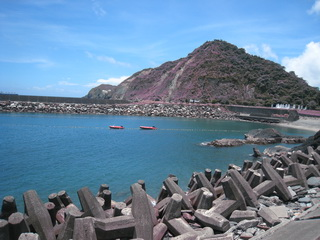
#> input picture _4.python/PIL/new2/img01.jpg, 320 x 240 px
$ python Image8.py
#> lines starting #> are read from the running program, lines starting #| are printed output that depends on the picture
from PIL import Image
img = Image.open("img01.jpg") # w,h=img.size #320 240
#> img is the input picture: PIL image 320x240 RGB; mean R, G, B 102, 130.8, 156.6
img1=img.crop((0,0,160,120))
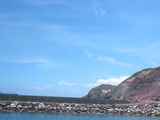
#> img1: PIL image 160x120 RGB; mean R, G, B 121.6, 168.1, 212.7
img1.save("crop\crop01.jpg")
img.crop((161,0,320,120)).save("crop\crop02.jpg")
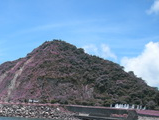
#> saved as crop02.jpg: PIL image 159x120 RGB; mean R, G, B 112, 138.4, 167.3
img.crop((0,121,160,240)).save("crop\crop03.jpg")
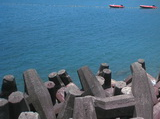
#> saved as crop03.jpg: PIL image 160x119 RGB; mean R, G, B 75.7, 108.9, 132.1
img.crop((161,121,320,240)).save("crop\crop04.jpg")
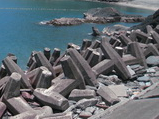
#> saved as crop04.jpg: PIL image 159x119 RGB; mean R, G, B 98.8, 107.4, 113.8
img.close()

$ run again, with _4.python/PIL/new2/panda.jpg copied over _4.python/PIL/new2/img01.jpg
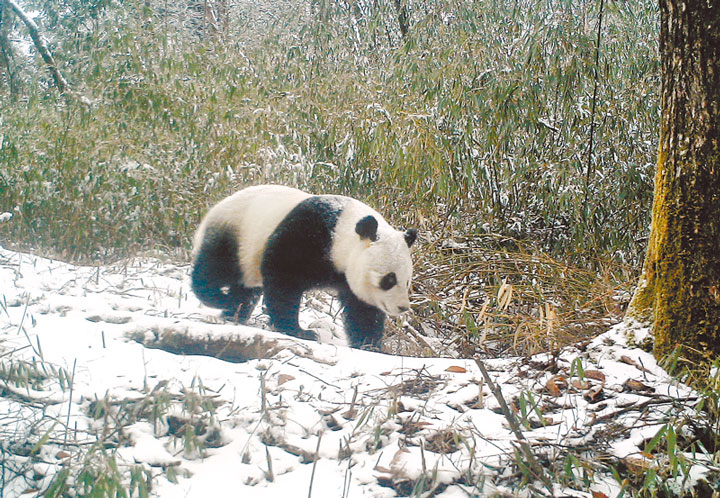
#> input picture _4.python/PIL/new2/panda.jpg, 720 x 498 px
#> img is the input picture: PIL image 720x498 RGB; mean R, G, B 156.6, 155.5, 140.9
#> `img.crop((0,121,160,240)).save("crop\crop03.jpg")`:
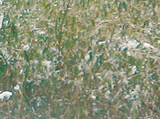
#> saved as crop03.jpg: PIL image 160x119 RGB; mean R, G, B 138.2, 143.7, 117.9
#> `img.crop((161,121,320,240)).save("crop\crop04.jpg")`:
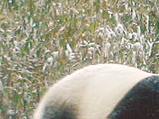
#> saved as crop04.jpg: PIL image 159x119 RGB; mean R, G, B 162.1, 158.8, 138.9
